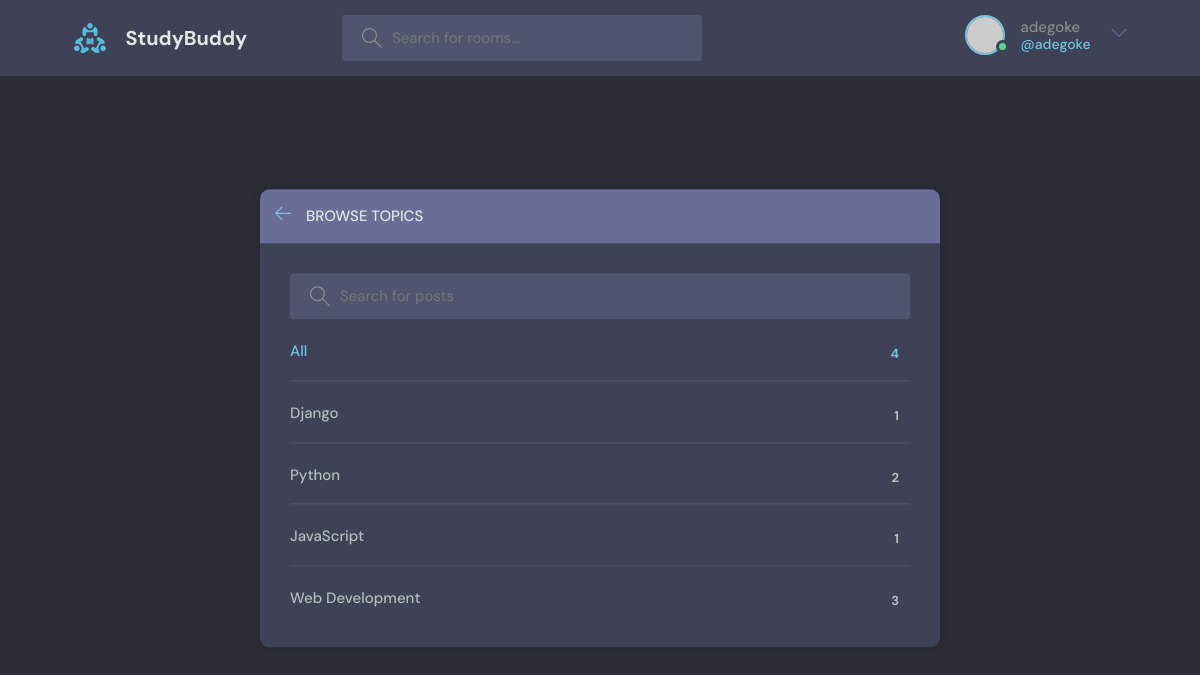
Page /topic/ (signed in) on the earlier database version.
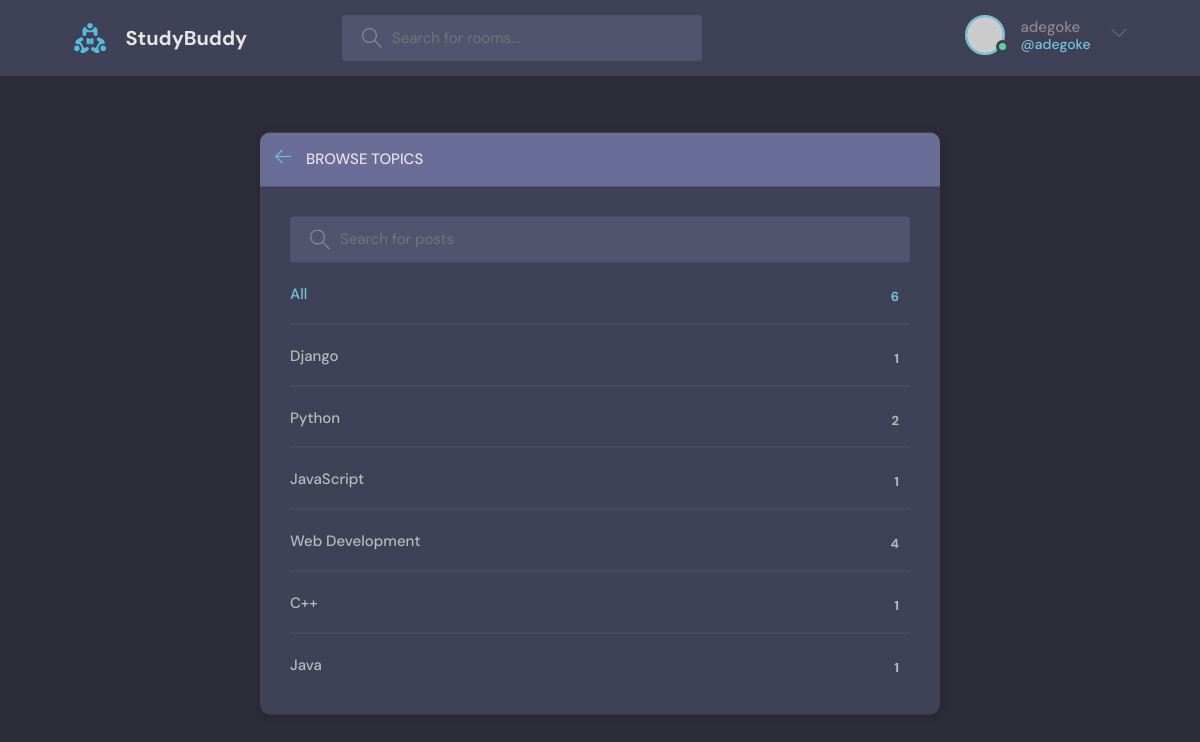
Same page on the later database version.
### tunde/models.py (models this page shows, shortened)
class Topic(models.Model):
    name=models.CharField(max_length=200)

### tunde/views.py (the view)
# urls.py: path('topic/', views.topicPage, name='topic'),
def topicPage(request):
    q= request.GET.get('q') if request.GET.get('q') else ''
    topics=Topic.objects.filter(name__icontains=q)
    context={'topics': topics}
    return render(request, 'tunde/topics.html', context)

### tunde/templates/tunde/topics.html (shortened to what this page needs)
  {% extends 'main.html' %}
 {% block content %}
 <main class="create-room layout">
  <div class="container">
    <div class="layout__box">
      <div class="layout__boxHeader">
        <div class="layout__boxTitle">
          <a href="index.html">
            <svg version="1.1" xmlns="http://www.w3.org/2000/svg" width="32" height="32" viewBox="0 0 32 32">
              <title>arrow-left</title>
              <path
                d="M13.723 2.286l-13.723 13.714 13.719 13.714 1.616-1.611-10.96-10.96h27.625v-2.286h-27.625l10.965-10.965-1.616-1.607z"
              ></path>
            </svg>
          </a>
          <h3>Browse Topics</h3>
        </div>
      </div>
      <div class="topics-page layout__body">
        <form class="header__search">
          <label>
            <input placeholder="Search for posts" />
          </label>
        </form>
        <ul class="topics__list">
          <li>
            <a href="{% url 'topic' %}" class="active">All <span>{{topics.count}}</span></a>
          </li>
          {% for topic in topics %}
          <li>
            <a href="{% url 'topic' %}?q={{topic.name}}">{{topic.name}} <span>{{topic.room_set.all.count}}</span></a>
          </li>
          {% endfor %}
        </ul>
      </div>
    </div>
  </div>
</main>
 {% endblock content %}

Differences in the rows shown:
computed for Topic "Web Development": room_set.all.count "3" → "4"
added Topic: name "C++", room_set.all.count "1"
added Topic: name "Java", room_set.all.count "1"
Other differences:
{{ topics.count }}: "4" → "6"
